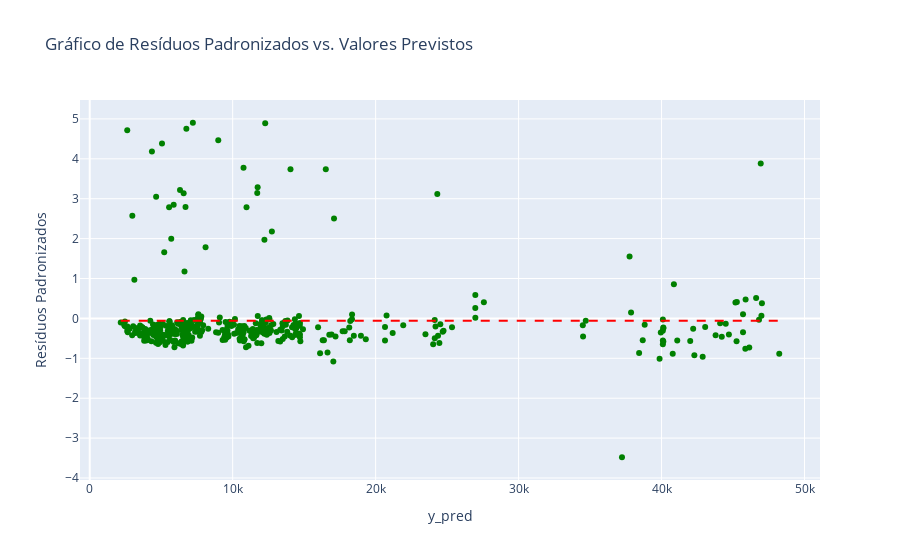

Notebook code cell kept with this figure:
### Code cell
standardized_residuals = (y_test - y_test_pred) / np.std(y_test - y_test_pred)
mean_residuals = np.mean(standardized_residuals)

fig = go.Figure()

fig.add_trace(go.Scatter(x=y_test_pred, y=standardized_residuals, mode='markers', 
                         marker=dict(color='green'), name='Resíduos Padronizados'))

fig.add_shape(type='line', x0=min(y_test_pred), y0=mean_residuals, 
              x1=max(y_test_pred), y1=mean_residuals,
              line=dict(color='red', width=2, dash='dash'), 
              name='Média dos Resíduos Padronizados')

fig.update_layout(xaxis_title='y_pred', yaxis_title='Resíduos Padronizados', 
                  title='Gráfico de Resíduos Padronizados vs. Valores Previstos')

fig.show()

### Figure 1 — Plotly figure (JSON) as saved in the notebook; plotly's stock layout.template omitted (floating-point values rounded to 4 significant figures; data arrays with more than 128 entries replaced by an {"elided": "..."} marker saying what was removed)
{"data": [{"marker": {"color": "green"}, "mode": "markers", "name": "Resíduos Padronizados", "type": "scatter", "x": {"elided": "402 float values"}, "y": {"elided": "402 float values"}}], "layout": {"shapes": [{"line": {"color": "red", "dash": "dash", "width": 2}, "name": "Média dos Resíduos Padronizados", "type": "line", "x0": 2170.0, "x1": 48230.0, "y0": -0.05674, "y1": -0.05674}], "title": {"text": "Gráfico de Resíduos Padronizados vs. Valores Previstos"}, "xaxis": {"title": {"text": "y_pred"}}, "yaxis": {"title": {"text": "Resíduos Padronizados"}}}}
